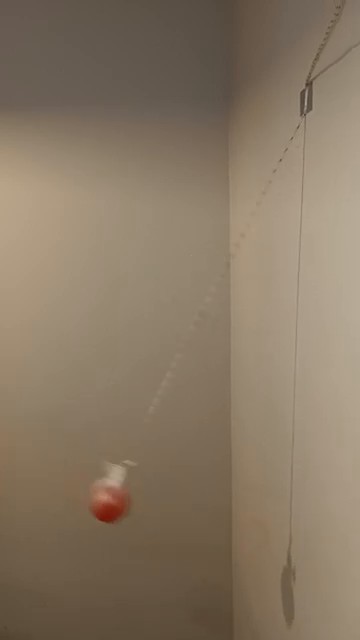
#> input picture frame 33 of ball.mp4, 360 x 640 px
$ python main.py
#> lines starting #> are read from the running program, lines starting #| are printed output that depends on the picture; after the words box and inside, x2 and y2 are one past the last pixel; in counts of white or black regions, pixels touching at a corner belong together
import cv2
import numpy as np
import matplotlib.pyplot as plt
from matplotlib.animation import FuncAnimation

# Загрузка видео
cap = cv2.VideoCapture("ball.mp4")
center = None
# Хранилище координат центра шара
trajectory = []

while True:
    # Чтение кадра
    ret, frame = cap.read()
#> frame is the input picture: shape (640, 360, 3); mean B, G, R 99.4, 119.5, 135.6
    if not ret:
        break  # Выход из цикла, если кадры закончились

    # Преобразование кадра в цветовое пространство HSV
    blur = cv2.GaussianBlur(frame, (11, 31), 0)
    # Преобразование кадра в цветовое пространство HSV
    hsv = cv2.cvtColor(blur, cv2.COLOR_BGR2HSV)
#> hsv: shape (640, 360, 3); mean H, S, V 16.7, 69.4, 135.6

    # Определение красного цвета в диапазоне HSV
    lower_red = np.array([0, 100, 100])
    upper_red = np.array([10, 255, 255])
    mask = cv2.inRange(hsv, lower_red, upper_red)
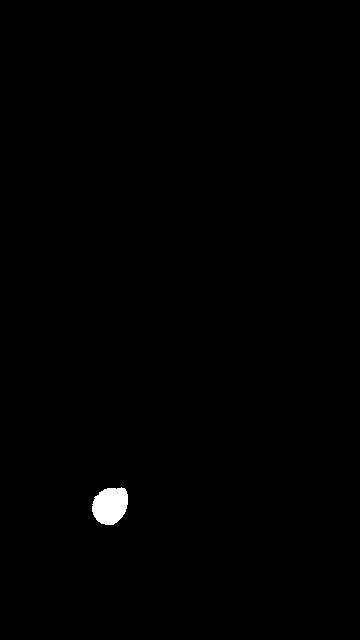
#> mask: shape (640, 360); 0.46% white; 1 white region, box (x1, y1, x2, y2) and area: (92, 487, 128, 525) 1066
    mask = cv2.erode(mask, None, iterations=2)
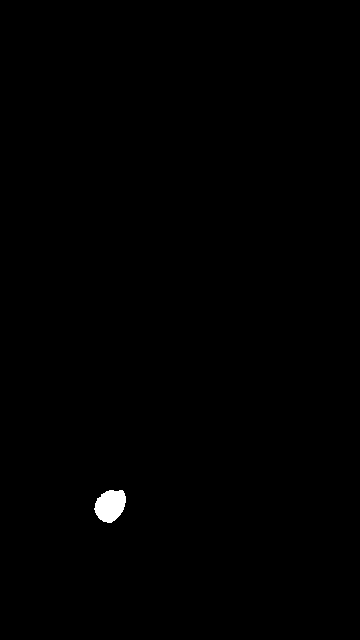
#> mask: shape (640, 360); 0.34% white; 1 white region, box (x1, y1, x2, y2) and area: (94, 490, 126, 523) 783
    mask = cv2.dilate(mask, None, iterations=2)
#> mask: shape (640, 360); 0.46% white; 1 white region

    # Нахождение контуров объектов на изображении
    contours, _ = cv2.findContours(mask, cv2.RETR_EXTERNAL, cv2.CHAIN_APPROX_SIMPLE)
#> contours = 1 contour; box (x1, y1, x2, y2) and area: (92, 488, 128, 525) 1008

    for contour in contours:
        # Площадь контура должна быть достаточно большой
        if cv2.contourArea(contour) > 100:
            M = cv2.moments(contour)
            if M["m00"] != 0:
                cx = int(M["m10"] / M["m00"])
                cy = int(M["m01"] / M["m00"])
                center = (cx, cy)

                # Отображение контура и центра масс шара
                cv2.drawContours(frame, [contour], -1, (0, 255, 255), 1)
                cv2.circle(frame, center, 4, (0, 0, 255), -1)
            # Отслеживание прямоугольника вокруг контура
            x, y, w, h = cv2.boundingRect(contour)

            # Отображение прямоугольника и центра шара
            cv2.rectangle(frame, (x, y), (x + w, y + h), (0, 255, 0), 2)
            center = (int(x + w / 2), int(y + h / 2))

            # Добавление координат центра шара в хранилище траектории
            trajectory.append(center)

            # Проверка положения шара и реакция на столкновение с правой стеной
            if center[0] >= 264:
                cv2.putText(
                    frame,
                    f"Collision with wall!",
                    (10, 100),
                    cv2.FONT_HERSHEY_SIMPLEX,
                    0.5,
                    (255, 255, 255),
                    1,
                    cv2.LINE_AA,
                )
#> this loop made 1 pass
#> (cx, cy, x, y, w, h) on pass 1: (109, 505, 92, 488, 36, 37)
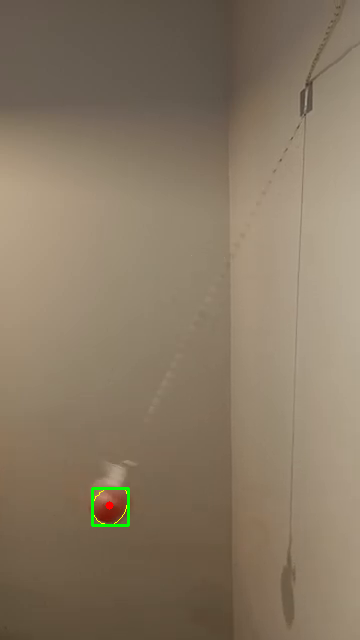
#> frame: shape (640, 360, 3); 0.23% of pixels changed, all inside (x1, y1, x2, y2) = (91, 487, 130, 527)
#> after the loop, trajectory = [(110, 506)]

    # Отображение траектории с использованием векторов и инвертированных цветов
    if len(trajectory) > 10:
        trajectory_array = np.array(trajectory)
        speeds = np.linalg.norm(np.diff(trajectory_array, axis=0), axis=1)
        max_speed = np.max(speeds)
        normalized_speeds = speeds / max_speed

        for i in range(1, len(trajectory_array)):
            color = (
                int(
                    255 - normalized_speeds[i - 1] * 255
                ),  # инверсия цвета при ускорении
                0,
                int(normalized_speeds[i - 1] * 255),  # инверсия цвета при замедлении
            )
            cv2.line(
                frame,
                tuple(trajectory_array[i - 1]),
                tuple(trajectory_array[i]),
                color,
                1,
            )

    # Вывод координат центра шара
    if center:
        cv2.putText(
            frame,
            f"Coordinates: (X:{center[0]} Y:{center[1]})",
            (10, 30),
            cv2.FONT_HERSHEY_SIMPLEX,
            0.5,
            (255, 255, 255),
            1,
            cv2.LINE_AA,
        )
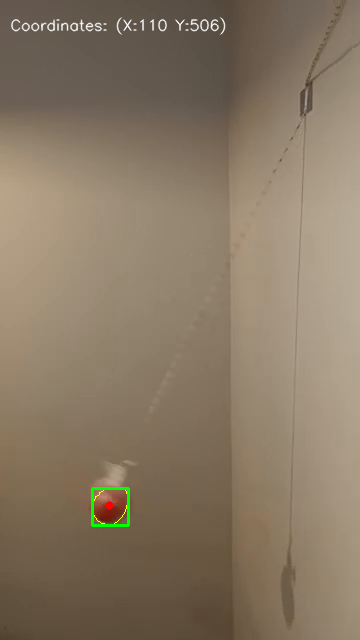
#> frame: shape (640, 360, 3); 0.6% of pixels changed, all inside (x1, y1, x2, y2) = (10, 17, 226, 35)

    # Отображение кадра
    cv2.imshow("Frame", frame)
    cv2.imshow("Mask", mask)
    cv2.imshow("HSV", hsv)

    # Замедление видео на 20%
    if cv2.waitKey(100) & 0xFF == ord("q"):
#> (key q is pressed here)
        break

cap.release()
cv2.destroyAllWindows()

# Создание графика
fig, ax = plt.subplots(figsize=(10, 6))
x_coordinates = [point[0] for point in trajectory]
#> x_coordinates = [110]
y_coordinates = [point[1] for point in trajectory]
#> y_coordinates = [506]
(line,) = ax.plot(x_coordinates, label="X Coordinate")
(line2,) = ax.plot(y_coordinates, label="Y Coordinate")
ax.set_xlabel("Frame Number")
ax.set_ylabel("Coordinate Value")
ax.set_title("Coordinate Change Over Time")
ax.legend()


# Функция для обновления графика
def update(frames):
    line.set_data(range(frames), x_coordinates[:frames])
    line2.set_data(range(frames), y_coordinates[:frames])
    return line, line2


# Создание анимации
animation = FuncAnimation(
    fig, func=update, frames=len(trajectory), interval=20, repeat=False
)

# Сохранение анимации в файл
animation.save("animation.gif", writer="pillow", fps=30)
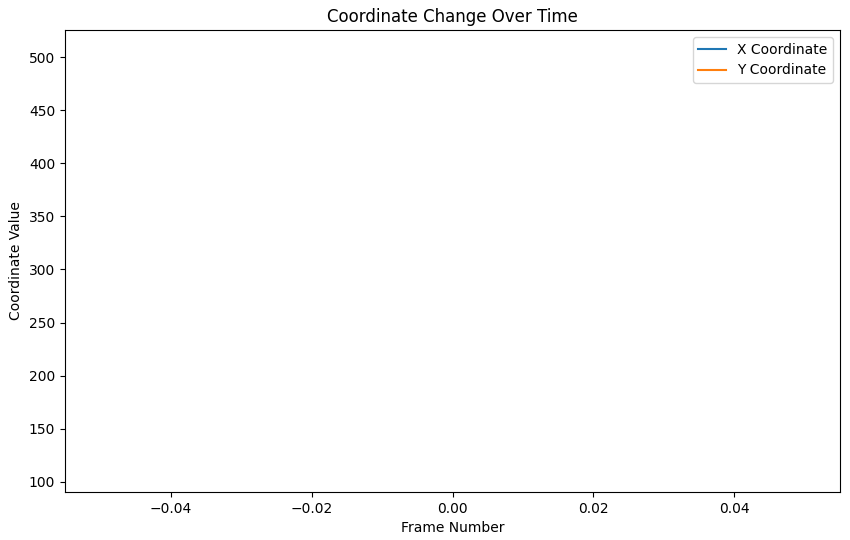
#> figure drawn by matplotlib, 1 panel
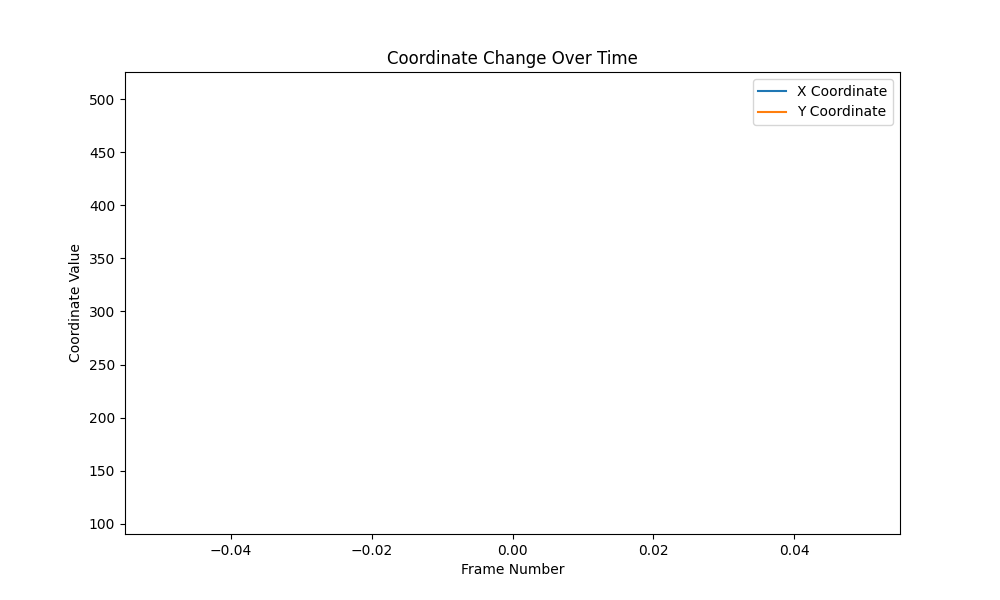
#> saved as animation.gif: PIL image 1000x600 RGBA; mean R, G, B, A 252.4, 252.4, 252.4, 255

# Отображение графика
plt.show()

$ run again, starting later in the video
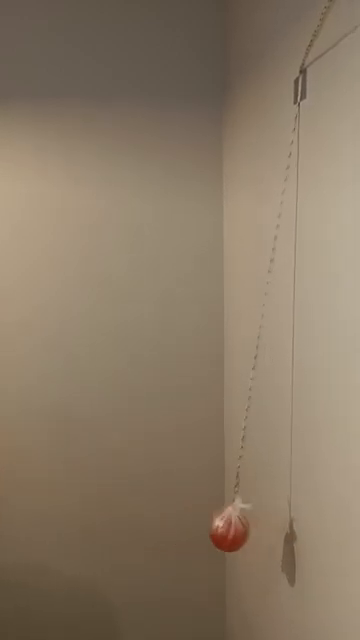
#> input picture frame 150 of ball.mp4, 360 x 640 px
#> frame is the input picture: shape (640, 360, 3); mean B, G, R 100.3, 120.5, 136.8
#> hsv: shape (640, 360, 3); mean H, S, V 16.6, 69.5, 136.9
#> `mask = cv2.erode(mask, None, iterations=2)`:
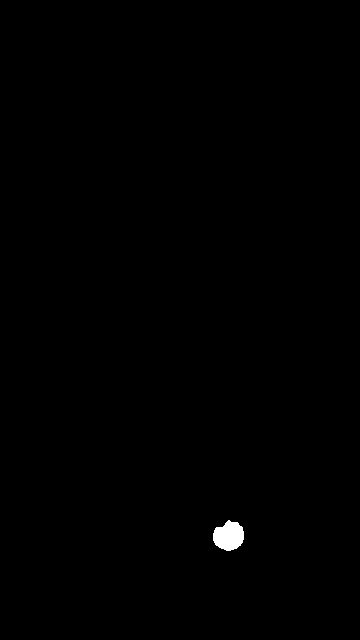
#> mask: shape (640, 360); 0.31% white; 1 white region, box (x1, y1, x2, y2) and area: (213, 520, 244, 551) 707
#> contours = 1 contour; box (x1, y1, x2, y2) and area: (211, 518, 246, 553) 918
#> the loop `for contour in contours:` made 1 pass
#> (cx, cy, x, y, w, h) on pass 1: (228, 535, 211, 518, 35, 35)
#> after the loop `for contour in contours:`: trajectory = [(228, 535)]
#> x_coordinates = [228]
#> y_coordinates = [535]
#> `animation.save("animation.gif", writer="pillow", fps=30)`:
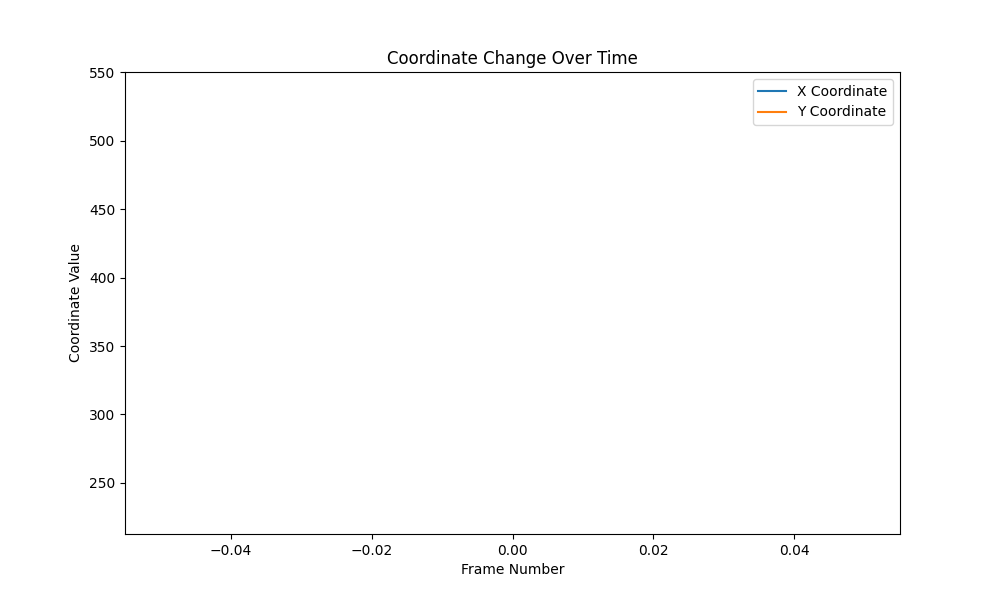
#> saved as animation.gif: PIL image 1000x600 RGBA; mean R, G, B, A 252.4, 252.4, 252.4, 255
